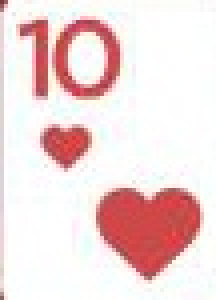
#> input picture hh_poker_card/10.jpg, 54 x 75 px (shown 4 times larger); its folder holds 4 pictures in this run
$ python Rank_Suit_Isolator.py
#> lines starting #> are read from the running program, lines starting #| are printed output that depends on the picture; after the words box and inside, x2 and y2 are one past the last pixel; in counts of white or black regions, pixels touching at a corner belong together
### Cards.py
############## Playing Card Detector Functions ###############
#
# Author: Evan Juras
# Date: 9/5/17
# Description: Functions and classes for CardDetector.py that perform
# various steps of the card detection algorithm


# Import necessary packages
import numpy as np
import cv2
import time

### Constants ###

# Adaptive threshold levels
BKG_THRESH = 60
CARD_THRESH = 30

# Width and height of card corner, where rank and suit are
CORNER_WIDTH = 32
CORNER_HEIGHT = 84

# Dimensions of rank train images
RANK_WIDTH = 70
RANK_HEIGHT = 125

# Dimensions of suit train images
SUIT_WIDTH = 70
SUIT_HEIGHT = 100

RANK_DIFF_MAX = 6000
SUIT_DIFF_MAX = 4000

CARD_MAX_AREA = 120000
CARD_MIN_AREA = 2500

font = cv2.FONT_HERSHEY_SIMPLEX

### Structures to hold query card and train card information ###


class Query_card:
    """Structure to store information about query cards in the camera image."""

    # [16 lines left out: function __init__, not called in this run]


class Train_ranks:
    """Structure to store information about train rank images."""

    def __init__(self):
        self.img = []  # Thresholded, sized rank image loaded from hard drive
        self.name = "Placeholder"


class Train_suits:
    """Structure to store information about train suit images."""

    def __init__(self):
        self.img = []  # Thresholded, sized suit image loaded from hard drive
        self.name = "Placeholder"


### Functions ###


# [422 lines left out: functions load_ranks, load_suits, preprocess_image, find_cards, preprocess_corner, preprocess_card and 2 more, not called in this run]


def flattener(image, pts, w, h):
    """Flattens an image of a card into a top-down 200x300 perspective.
    Returns the flattened, re-sized, grayed image.
    See www.pyimagesearch.com/2014/08/25/4-point-opencv-getperspective-transform-example/"""
    temp_rect = np.zeros((4, 2), dtype="float32")

    s = np.sum(pts, axis=2)

    tl = pts[np.argmin(s)]
    br = pts[np.argmax(s)]

    diff = np.diff(pts, axis=-1)
    tr = pts[np.argmin(diff)]
    bl = pts[np.argmax(diff)]

    # Need to create an array listing points in order of
    # [top left, top right, bottom right, bottom left]
    # before doing the perspective transform

    if w <= 0.8 * h:  # If card is vertically oriented
        temp_rect[0] = tl
        temp_rect[1] = tr
        temp_rect[2] = br
        temp_rect[3] = bl

    if w >= 1.2 * h:  # If card is horizontally oriented
        temp_rect[0] = bl
        temp_rect[1] = tl
        temp_rect[2] = tr
        temp_rect[3] = br

    # If the card is 'diamond' oriented, a different algorithm
    # has to be used to identify which point is top left, top right
    # bottom left, and bottom right.

    if w > 0.8 * h and w < 1.2 * h:  # If card is diamond oriented
        # If furthest left point is higher than furthest right point,
        # card is tilted to the left.
        if pts[1][0][1] <= pts[3][0][1]:
            # If card is titled to the left, approxPolyDP returns points
            # in this order: top right, top left, bottom left, bottom right
            temp_rect[0] = pts[1][0]  # Top left
            temp_rect[1] = pts[0][0]  # Top right
            temp_rect[2] = pts[3][0]  # Bottom right
            temp_rect[3] = pts[2][0]  # Bottom left

        # If furthest left point is lower than furthest right point,
        # card is tilted to the right
        if pts[1][0][1] > pts[3][0][1]:
            # If card is titled to the right, approxPolyDP returns points
            # in this order: top left, bottom left, bottom right, top right
            temp_rect[0] = pts[0][0]  # Top left
            temp_rect[1] = pts[3][0]  # Top right
            temp_rect[2] = pts[2][0]  # Bottom right
            temp_rect[3] = pts[1][0]  # Bottom left

    maxWidth = 200
    maxHeight = 300

    # Create destination array, calculate perspective transform matrix,
    # and warp card image
    dst = np.array(
        [[0, 0], [maxWidth - 1, 0], [maxWidth - 1, maxHeight - 1], [0, maxHeight - 1]],
        np.float32,
    )
    M = cv2.getPerspectiveTransform(temp_rect, dst)
    warp = cv2.warpPerspective(image, M, (maxWidth, maxHeight))
    warp = cv2.cvtColor(warp, cv2.COLOR_BGR2GRAY)

    return warp

### Rank_Suit_Isolator.py
### Takes a card picture and creates a top-down 200x300 flattened image
### of it. Isolates the suit and rank and saves the isolated images.
### Runs through A - K ranks and then the 4 suits.

# Import necessary packages
import cv2
import numpy as np
import Cards
import os

img_path = os.path.dirname(os.path.abspath(__file__)) + "/Card_Imgs/ggpoker/new_isolate/"

print(img_path)
IM_WIDTH = 1280
IM_HEIGHT = 720

RANK_WIDTH = 70
RANK_HEIGHT = 125

SUIT_WIDTH = 70
SUIT_HEIGHT = 100

# Use counter variable to switch from isolating Rank to isolating Suit
i = 0
image_dir = "hh_poker_card"
target_dir = os.path.join(image_dir, "converted")
name_list = [
    "Ace",
    "Two",
    "Three",
    "Four",
    "Five",
    "Six",
    "Seven",
    "Eight",
    "Nine",
    "Ten",
    "Jack",
    "Queen",
    "King",
    "Spades",
    "Diamonds",
    "Clubs",
    "Hearts",
]
for index in [15]:
    i = 10
    Name = name_list[i - 1]
    source_file_name = str(i) + ".jpg"
    filename = Name + ".jpg"

    print("start processing imgage: ", (os.path.join(image_dir, source_file_name)))
    image = cv2.imread(os.path.join(image_dir, source_file_name))
#> image is the input picture: shape (75, 54, 3); mean B, G, R 218, 218.2, 240.9
    cv2.imshow(source_file_name, image)
    # Pre-process image
    gray = cv2.cvtColor(image, cv2.COLOR_BGR2GRAY)
    blur = cv2.GaussianBlur(gray, (5, 5), 0)
    retval, thresh = cv2.threshold(blur, 190, 255, cv2.THRESH_BINARY)
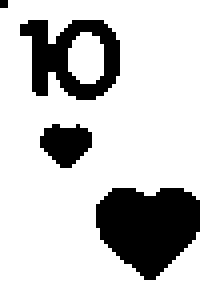
#> thresh: shape (75, 54) (shown 4 times larger); 80% white; 4 black regions (1 under 20 px)
    cv2.imshow("thresh", thresh)
    # Find contours and sort them by size
    cnts, hier = cv2.findContours(thresh, cv2.RETR_TREE, cv2.CHAIN_APPROX_SIMPLE)
#> cnts = 5 contours; box (x1, y1, x2, y2) and area: (0, 0, 54, 75) 3918, (23, 46, 51, 71) 466, (4, 4, 31, 26) 413, (9, 30, 24, 43) 116, (17, 8, 26, 21) 80
    cnts = sorted(cnts, key=cv2.contourArea, reverse=True)

    # Assume largest contour is the card. If there are no contours, print an error
    flag = 0
    image2 = image.copy()

    if len(cnts) == 0:
        print("No contours found!")
        quit()

    card = cnts[0]
#> card = [[2, 0], [2, 1], [1, 2], [0, 2], [0, 74], [53, 74], [53, 0]]

    # Approximate the corner points of the card
    peri = cv2.arcLength(card, True)
#> peri = 253.4
    approx = cv2.approxPolyDP(card, 0.01 * peri, True)
#> approx = [[2, 0], [0, 74], [53, 74], [53, 0]]
    pts = np.float32(approx)
#> pts = [[2, 0], [0, 74], [53, 74], [53, 0]]

    x, y, w, h = cv2.boundingRect(card)
#> x = 0; y = 0; w = 54; h = 75

    # Flatten the card and convert it to 200x300
    print("pts: ", pts)
#| pts:  [[[ 2.  0.]]
#|  [[ 0. 74.]]
#|  [[53. 74.]]
#|  [[53.  0.]]]
    print("w: ", w)
#| w:  54
    print("h: ", h)
#| h:  75
    warp = Cards.flattener(image, pts, w, h)
#> in flattener, `s = np.sum(pts, axis=2)`: s = [2, 74, 127, 53]
#> in flattener, `tl = pts[np.argmin(s)]`: tl = [[2, 0]]
#> in flattener, `br = pts[np.argmax(s)]`: br = [[53, 74]]
#> in flattener, `diff = np.diff(pts, axis=-1)`: diff = [-2, 74, 21, -53]
#> in flattener, `tr = pts[np.argmin(diff)]`: tr = [[53, 0]]
#> in flattener, `bl = pts[np.argmax(diff)]`: bl = [[0, 74]]

    x = 0
    y = 0
    w = 115
    h = 85
    w2 = 75
    color = (255, 255, 0)
    # cv2.rectangle(warp, (x, y), (x + h, y + w), color, thickness=1)
    # cv2.rectangle(warp, (x, y + w), (x + h, y + w + w2), color, thickness=1)

    # Grab corner of card image, zoom, and threshold
    cv2.imshow("Warp" + str(i), warp)

    rank_corner = warp[0:115, 0:110]
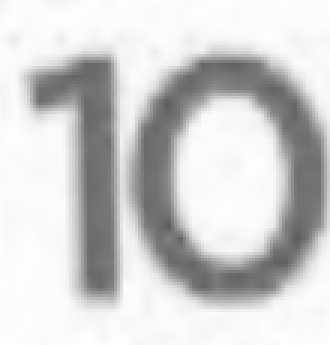
#> rank_corner: shape (115, 110) (shown 3 times larger); min 92, max 255, mean 207.8
    # key = cv2.waitKey(0) & 0xFF
    rank_corner_zoom = cv2.resize(rank_corner, (0, 0), fx=4, fy=4)
    rank_corner_blur = cv2.GaussianBlur(rank_corner_zoom, (5, 5), 0)
    retval, rank_corner_thresh = cv2.threshold(rank_corner_blur, 155, 255, cv2.THRESH_BINARY_INV)
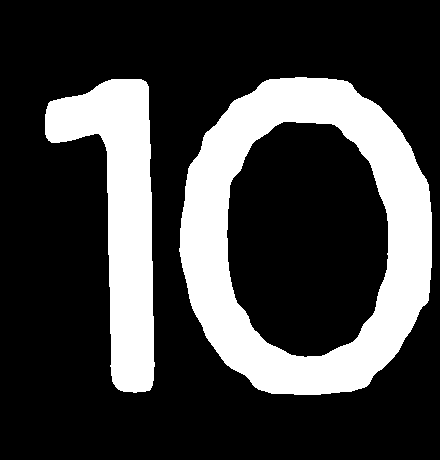
#> rank_corner_thresh: shape (460, 440); 24.9% white; 2 white regions, box (x1, y1, x2, y2) and area: (179, 77, 432, 395) 34243, (45, 79, 155, 393) 16242
    cv2.imshow("Rank_corner" + str(i), rank_corner)
    # cv2.imshow("Rank_cornerZoom" + str(i), rank_corner_zoom)
    # cv2.imshow("Rank_cornerThresh" + str(i), rank_corner_thresh)

    suit_corner = warp[110:190, 0:85]
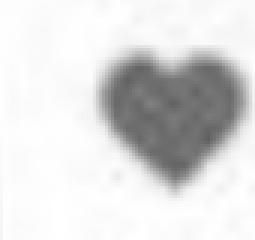
#> suit_corner: shape (80, 85) (shown 3 times larger); min 95, max 255, mean 220.3
    # cv2.imshow("suit_corner" + str(i), suit_corner)
    # key = cv2.waitKey(0) & 0xFF
    suit_corner_zoom = cv2.resize(suit_corner, (0, 0), fx=4, fy=4)
    suit_corner_blur = cv2.GaussianBlur(suit_corner_zoom, (5, 5), 0)
    retval, suit_corner_thresh = cv2.threshold(suit_corner_blur, 155, 255, cv2.THRESH_BINARY_INV)
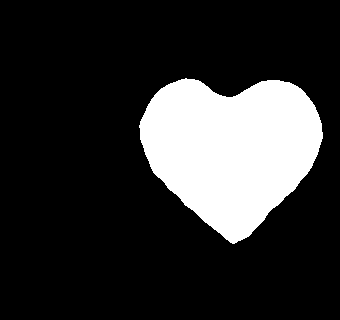
#> suit_corner_thresh: shape (320, 340); 19.1% white; 1 white region
    # [6 lines of commented-out code are left out]
    if i <= 13:  # Isolate rank
        # rank = corner_thresh[20:185, 0:128] # Grabs portion of image that shows rank
        rank = rank_corner_thresh
        rank_cnts, hier = cv2.findContours(rank, cv2.RETR_TREE, cv2.CHAIN_APPROX_SIMPLE)
#> rank_cnts = 3 contours; box (x1, y1, x2, y2) and area: (179, 77, 432, 395) 64075, (226, 121, 389, 358) 30547, (45, 79, 155, 393) 15851
        rank_cnts = sorted(rank_cnts, key=cv2.contourArea, reverse=True)
        x, y, w, h = cv2.boundingRect(rank_cnts[0])
#> x = 179; y = 77; w = 253; h = 318
        rank_roi = rank[y : y + h, x : x + w]
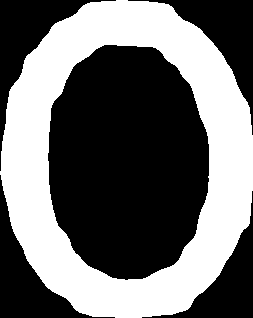
#> rank_roi: shape (318, 253); 42.6% white; 1 white region, box (x1, y1, x2, y2) and area: (0, 0, 253, 318) 34243
        rank_sized = cv2.resize(rank_roi, (RANK_WIDTH, RANK_HEIGHT), 0, 0)
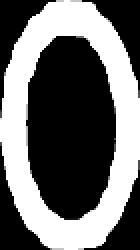
#> rank_sized: shape (125, 70) (shown 2 times larger); min 0, max 255, mean 108.6
        final_img = rank_sized

    if i > 13:  # Isolate suit
        suit = suit_corner_thresh
        cv2.imshow("Suit" + str(i), suit)
        suit_cnts, hier = cv2.findContours(suit, cv2.RETR_TREE, cv2.CHAIN_APPROX_SIMPLE)
        suit_cnts = sorted(suit_cnts, key=cv2.contourArea, reverse=True)
        x, y, w, h = cv2.boundingRect(suit_cnts[0])
        suit_roi = suit[y : y + h, x : x + w]
        suit_sized = cv2.resize(suit_roi, (SUIT_WIDTH, SUIT_HEIGHT), 0, 0)
        final_img = suit_sized

    cv2.imshow("Image", final_img)
    cv2.imwrite(os.path.join(target_dir, filename), final_img)
    print("write into dir: ", os.path.join(target_dir, filename))


print('Press "c" to continue.')
key = cv2.waitKey(0) & 0xFF
#> (key Esc is pressed here)
if key == ord("c"):
    cv2.destroyAllWindows()
# camera.close()
